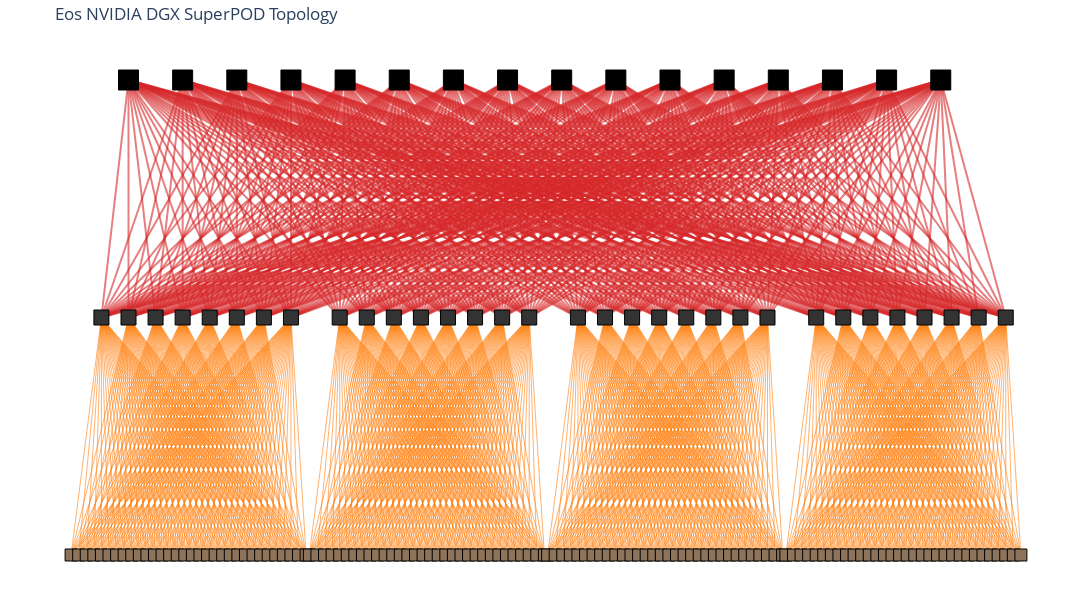

Notebook code cell kept with this figure:
### Code cell
import networkx as nx
import plotly.graph_objects as go
from ipywidgets import widgets, VBox

CONFIG = {
    "su_count": 4,
    "spines_per_su": 4,
    "leaves_per_su": 8,
    "nodes_per_su": 32,
}

CONFIG['spine_count'] = CONFIG['spines_per_su'] * CONFIG['su_count']

def create_graph():
    G = nx.Graph()
    pos = {}
    node_props = {}

    for s_idx in range(1, CONFIG['spine_count'] + 1):
        spine_name = f"Spine-{s_idx:02d}"
        G.add_node(spine_name, layer='spine')

        pos[spine_name] = (s_idx * 5, 3)

        node_props[spine_name] = {'color': '#000000', 'size': 20, 'label': spine_name}

    for su_idx in range(1, CONFIG['su_count'] + 1):
        su_x_offset = (su_idx - 1) * 22

        for l_idx in range(1, CONFIG['leaves_per_su'] + 1):
            leaf_name = f"Leaf-{su_idx:02d}-{l_idx:02d}"
            G.add_node(leaf_name, layer='leaf')

            pos[leaf_name] = (su_x_offset + (l_idx * 2.5), 2)

            node_props[leaf_name] = {'color': '#333333', 'size': 15, 'label': leaf_name}

            for i in range(1, CONFIG['spine_count'] + 1):
                spine_target = f"Spine-{i:02d}"
                G.add_edge(leaf_name, spine_target, color='#d62728', width=2)

    node_global_idx = 1
    for su_idx in range(1, CONFIG['su_count'] + 1):
        su_x_offset = (su_idx - 1) * 22

        for n_idx in range(1, CONFIG['nodes_per_su'] + 1):
            node_name = f"H100-{node_global_idx:03d}"
            G.add_node(node_name, layer='compute')

            pos[node_name] = (su_x_offset + (n_idx * 0.7) - 1, 1)

            node_props[node_name] = {
                'color': '#8c735a', 'size': 12, 'label': node_name}

            for r_idx in range(1, CONFIG['leaves_per_su'] + 1):
                leaf_target = f"Leaf-{su_idx:02d}-{r_idx:02d}"
                G.add_edge(node_name, leaf_target, color='#ff7f0e', width=1)

            node_global_idx += 1

    return G, pos, node_props

def plot_graph(G, pos, node_props):
    fig = go.Figure()

    for u, v, data in G.edges(data=True):
        x0, y0 = pos[u]
        x1, y1 = pos[v]
        fig.add_trace(go.Scatter(
            x=[x0, x1], y=[y0, y1],
            mode='lines',
            line=dict(color=data['color'], width=data['width']),
            hoverinfo='none', showlegend=False, opacity=0.6
        ))

    nodes_by_style = {}
    for node, props in node_props.items():
        key = (props['color'], props['size'])
        if key not in nodes_by_style:
            nodes_by_style[key] = {'x': [], 'y': [], 'text': []}

        nodes_by_style[key]['x'].append(pos[node][0])
        nodes_by_style[key]['y'].append(pos[node][1])
        nodes_by_style[key]['text'].append(props['label'])

    for (color, size), data in nodes_by_style.items():
        plotly_shape = 'square'

        fig.add_trace(go.Scatter(
            x=data['x'], y=data['y'],
            mode='markers',
            text=data['text'],
            hoverinfo='text',
            marker=dict(symbol=plotly_shape, color=color, size=size, line=dict(width=1, color='black')),
            showlegend=False
        ))

    fig.update_layout(
        title="Eos NVIDIA DGX SuperPOD Topology",
        template='plotly_white',
        xaxis=dict(showgrid=False, zeroline=False, showticklabels=False, visible=False),
        yaxis=dict(showgrid=False, zeroline=False, showticklabels=False, visible=False),
        height=600, width=1200,
        margin=dict(b=10,l=10,r=10,t=40),
        hovermode='closest'
    )

    fig.show()

G, pos, node_props = create_graph()
plot_graph(G, pos, node_props)
